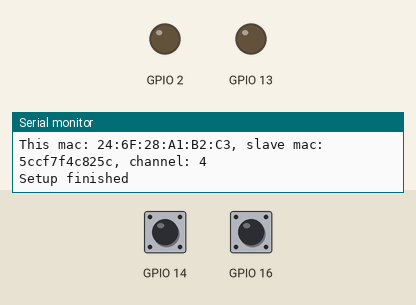
The sketch below on a simulated ESP8266 (NodeMCU). On the bench: output pins drawn as LEDs (lit = HIGH), the last lines printed to the serial monitor. The test bench sets the inputs (shaded band); at power-on: GPIO 14 HIGH, GPIO 16 HIGH.

Above: at 1.2 s.
1.3 s: GPIO 14 pulled LOW for 0.15 s
At 2.5 s:
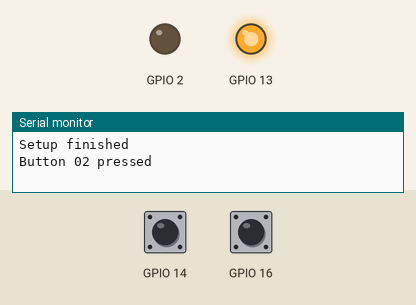
2.9 s: GPIO 16 pulled LOW for 0.15 s
At 3.7 s:
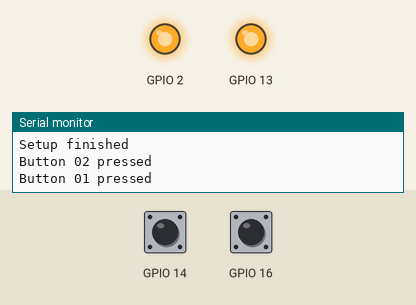
4.5 s: GPIO 14 pulled LOW for 1 s
At 4.9 s:
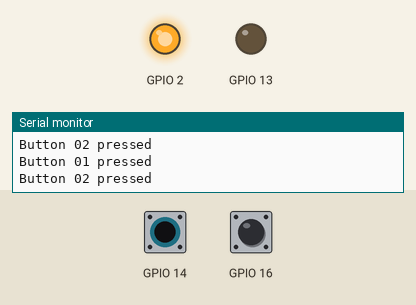
7.0 s: GPIO 14 pulled LOW for 3.2 s
At 8.0 s:
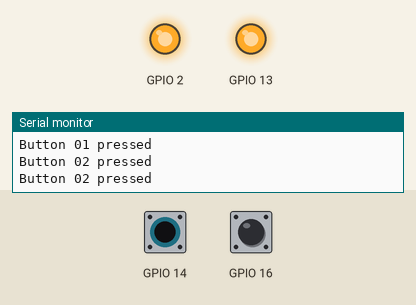
11.7 s: GPIO 16 pulled LOW for 1 s
At 12.8 s:
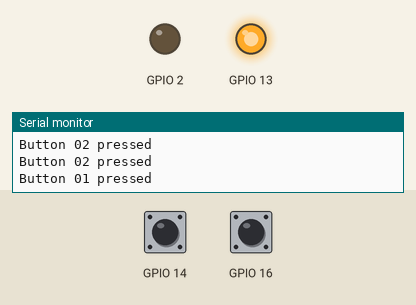
Timing chart, 0 to 14.7 s (numbered marks = the images above; inputs shaded):
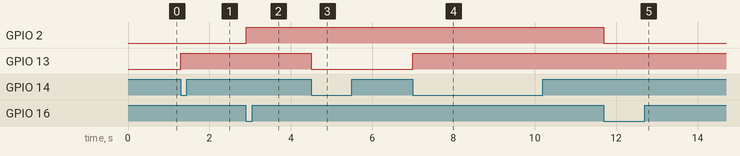

The sketch:

master.ino
```cpp
//master
#include <ESP8266WiFi.h>
extern "C" {
#include <espnow.h>
}

 uint8_t mac[] = {0x5C, 0xCF, 0x7F, 0x4C, 0x82, 0x5C}; //AP MAC SLAVE'S ADDRESS

  #define WIFI_CHANNEL 4
  int prevstate_1 = LOW;
  int prevstate_2 = LOW;


struct __attribute__((packed))DataStruct {
  char text[32];
};
    DataStruct button_1;
    DataStruct button_2;

void setup() {
  pinMode(14, INPUT_PULLUP); //14
  pinMode(16, INPUT_PULLUP); //16
  pinMode(2, OUTPUT); //2
  pinMode(13, OUTPUT); //13

  Serial.begin(115200); Serial.println();
  Serial.println("Starting EspnowController.ino");
  WiFi.mode(WIFI_STA);
  WiFi.disconnect();
  Serial.printf("This mac: %s, ", WiFi.macAddress().c_str());
  Serial.printf("slave mac: %02x%02x%02x%02x%02x%02x", mac[0], mac[1], mac[2], mac[3], mac[4], mac[5]);
  Serial.printf(", channel: %i\n", WIFI_CHANNEL);
  if (esp_now_init() != 0)
  {
    Serial.println("*** ESP initialization failed");
  }
  esp_now_set_self_role(ESP_NOW_ROLE_CONTROLLER);
  esp_now_add_peer(mac, ESP_NOW_ROLE_SLAVE, WIFI_CHANNEL, NULL, 0);
  strcpy(button_1.text, "Button 01 pressed");
  strcpy(button_2.text, "Button 02 pressed");
  Serial.println("Setup finished");
}


void loop() {
  sendData();
}


void sendData() {

  int currentstate_1 = digitalRead(16);
  if (prevstate_1 != currentstate_1) {
    if (currentstate_1 == LOW) {
      uint8_t bs[sizeof(button_1)];
      memcpy(bs, &button_1, sizeof(button_1));
      esp_now_send(mac, bs, sizeof(button_1));
      Serial.println(button_1.text);
      digitalWrite(2, !digitalRead(2));
    }
  } prevstate_1 = currentstate_1;

  int currentstate_2 = digitalRead(14);
  if (prevstate_2 != currentstate_2) {
    if (currentstate_2 == LOW) {
      uint8_t bs[sizeof(button_2)];
      memcpy(bs, &button_2, sizeof(button_2));
      esp_now_send(mac, bs, sizeof(button_2));
      Serial.println(button_2.text);
      digitalWrite(13, !digitalRead(13));
    }
  } prevstate_2 = currentstate_2;
}
```

Measured:
- after the input at 1.3 s, GPIO 13: LOW → HIGH at once
- after the input at 2.9 s, GPIO 2: LOW → HIGH at once
- after the input at 4.5 s, GPIO 13: HIGH → LOW at once
- after the input at 7.0 s, GPIO 13: LOW → HIGH at once
- after the input at 11.7 s, GPIO 2: HIGH → LOW at once
